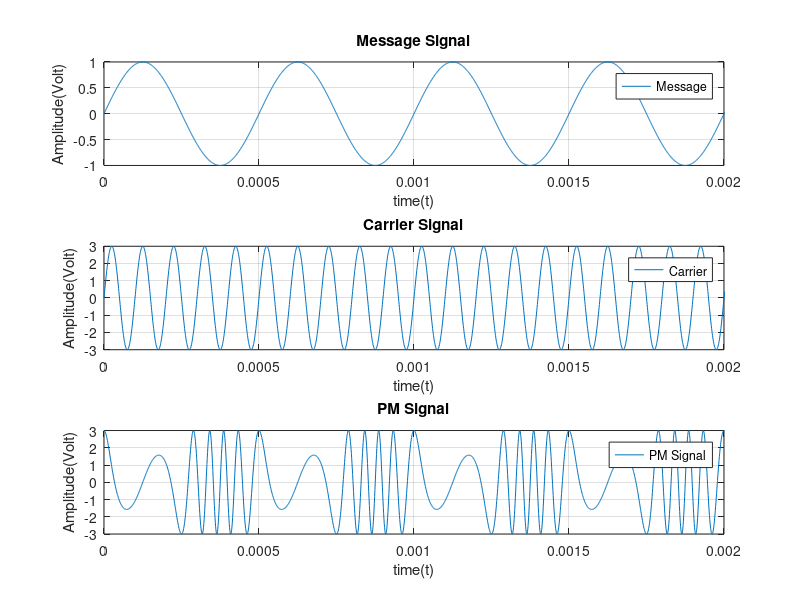
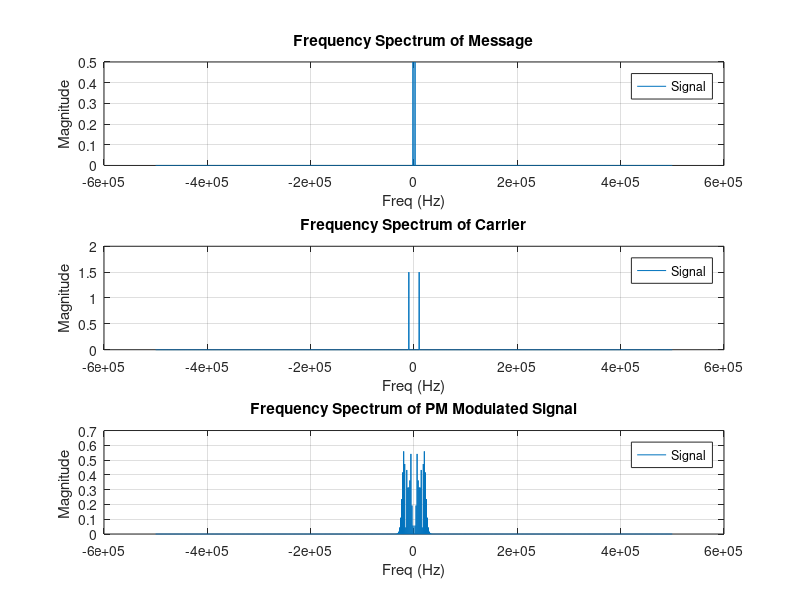
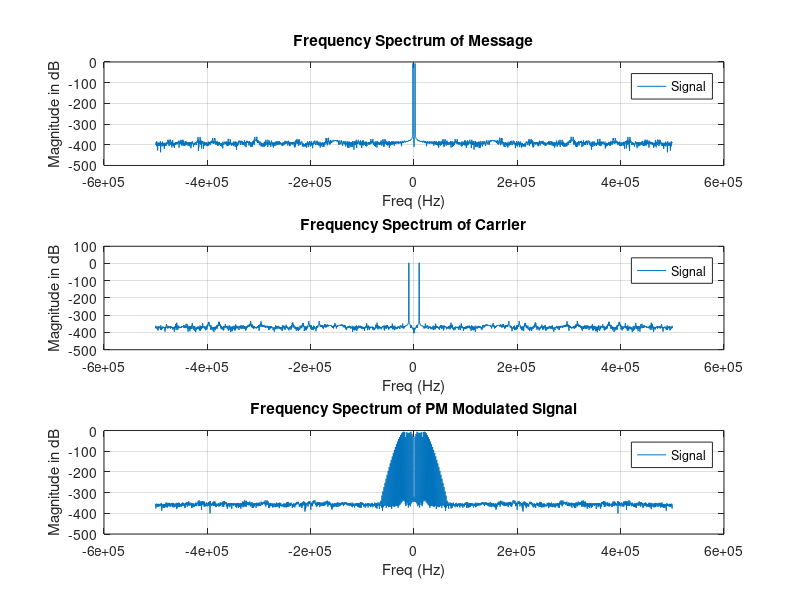
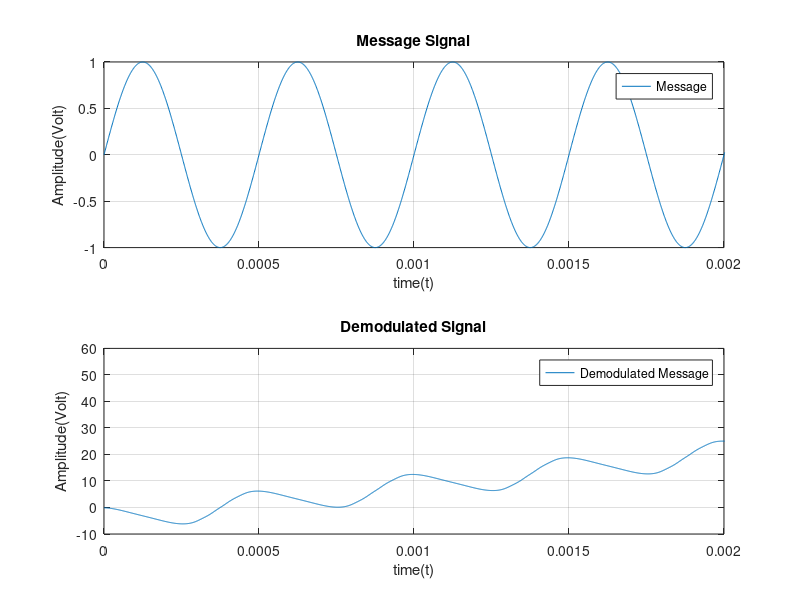

MATLAB code to generate these figures, in order:
clear;
clc;
close all;

Fs = 1000*1000;
T = 1/Fs;
L = 4000;
t = (0:L-1)*T;

Am = 1;
Ac = 3;
Fm = 2*1000;
Fc = 10*1000;
Wc = 2*pi*Fc;
Wm = 2*pi*Fm;
kp = 2*pi;

m = Am*sin(Wm*t);
c = Ac*sin(Wc*t);
mup = Am*kp;

x = mup*cos(Wm*t);
y = Ac*cos(Wc*t+x); %phase modulated wave

% Part A Modulation
figure(1);
    subplot(3, 1, 1);
    plot(t, m);
    title('Message Signal');
    xlabel('time(t)');
    ylabel("Amplitude(Volt)");
    legend("Message");
    xlim([0 4/Fm]);
    grid;

    subplot(3, 1, 2);
    plot(t, c);
    title('Carrier Signal');
    xlabel('time(t)');
    ylabel("Amplitude(Volt)");
    legend("Carrier");
    xlim([0 4/Fm]);
    grid;

    subplot(3, 1, 3);
    plot(t, y);
    title('PM Signal');
    xlabel('time(t)');
    ylabel("Amplitude(Volt)");
    legend("PM Signal");
    xlim([0 4/Fm]);
    grid;


% Frequency Spectrum
f = Fs * (-L/2:(L/2-1)) / L;

figure(2);
    M = fftshift( fft(m) );
    M = abs(M/L);
    subplot(311);
    plot(f, M);
    title('Frequency Spectrum of Message');
    xlabel("Freq (Hz)");
    ylabel("Magnitude");
    legend("Signal");
    grid;

    C = fftshift( fft(c) );
    C = abs(C/L);    
    subplot(312);
    plot(f, C);
    title('Frequency Spectrum of Carrier');
    xlabel("Freq (Hz)");
    ylabel("Magnitude");
    legend("Signal");
    grid;

    Y = fftshift( fft(y) );
    Y = abs(Y/L);
	subplot(313);
    plot(f, Y);
    title('Frequency Spectrum of PM Modulated Signal');
    xlabel("Freq (Hz)");
    ylabel("Magnitude ");
    legend("Signal");
    grid;


figure(3);   
    subplot(311);
    plot(f, 10*log(M) );
    title('Frequency Spectrum of Message');
    xlabel("Freq (Hz)");
    ylabel("Magnitude in dB");
    legend("Signal");
    grid;


    subplot(312);
    plot(f, 10*log(C) );
    title('Frequency Spectrum of Carrier');
    xlabel("Freq (Hz)");
    ylabel("Magnitude in dB");
    legend("Signal");
    grid;


	subplot(313);
    plot(f, 10*log(Y) );
    title('Frequency Spectrum of PM Modulated Signal');
    xlabel("Freq (Hz)");
    ylabel("Magnitude in dB");
    legend("Signal");
    grid;
    
figure(6);
    plot(f, 10*log(Y) );
    title('Frequency Spectrum of PM Modulated Signal');
    xlabel("Freq (Hz)");
    ylabel("Magnitude in dB");
    legend("Signal");
    axis([-inf inf -30 inf]);

h_y = angle(hilbert(y));
figure();
plot(t,h_y);
title('Hilbert transformed Signal');
xlabel('time(t)');
ylabel("Amplitude");
legend("Signal");
xlim([0 4/Fm]);
grid;
instantaneous_phase = unwrap(h_y);
figure();
plot(t,instantaneous_phase);
title('Instantaneous Phase');
xlabel('time(t)');
ylabel("Amplitude");
legend("Signal");
xlim([0 8/Fm]);
msg_dem = (instantaneous_phase - 2*pi*Fc*t);

figure();
    plot(t,msg_dem);
    title('Demodulated Signal');
    xlabel('time(t)');
    ylabel("Amplitude(Volt)");
    legend("Demodulated Message");
    xlim([0 4/Fm]);
    grid;

figure(4);
subplot(212);
    plot(t,msg_dem);
    title('Demodulated Signal');
    xlabel('time(t)');
    ylabel("Amplitude(Volt)");
    legend("Demodulated Message");
    xlim([0 4/Fm]);
    grid;
subplot(211);
    plot(t,m);
    title('Message Signal');
    xlabel('time(t)');
    ylabel("Amplitude(Volt)");
    legend("Message");
    xlim([0 4/Fm]);
    grid;

figure(5);
    subplot(212);
        plot(f,abs(fftshift(fft(msg_dem)))/L);
        title('Frequency Spectrum of Demodulated Signal'); 
        xlabel("Freq (Hz)");
        ylabel("Magnitude");
        legend("Signal");
        axis([-20*1000 20*1000 -inf inf]);
        grid;
        
    subplot(211);
        plot(f,abs(fftshift(fft(m)))/L);
        title('Frequency Spectrum of Message Signal'); 
        xlabel("Freq (Hz)");
        ylabel("Magnitude");
        legend("Signal");
        axis([-20*1000 20*1000 -inf inf]);
        grid;

figure(5);
    subplot(212);
        plot(f,10*log10(abs(fftshift(fft(msg_dem)))/L));
        title('Frequency Spectrum of Demodulated Signal'); 
        xlabel("Freq (Hz)");
        ylabel("Magnitude in dB");
        legend("Signal");
        axis([-20*1000 20*1000 -inf inf]);
        grid;
    
    subplot(211);
        plot(f,10*log10(abs(fftshift(fft(m)))/L));
        title('Frequency Spectrum of Message Signal'); 
        xlabel("Freq (Hz)");
        ylabel("Magnitude in dB");
        legend("Signal");
        axis([-20*1000 20*1000 -inf inf]);
        grid;
